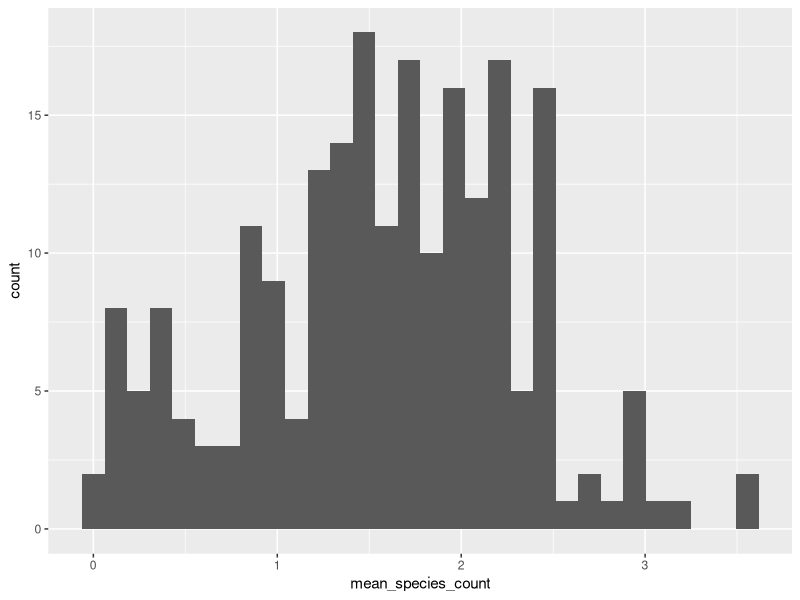
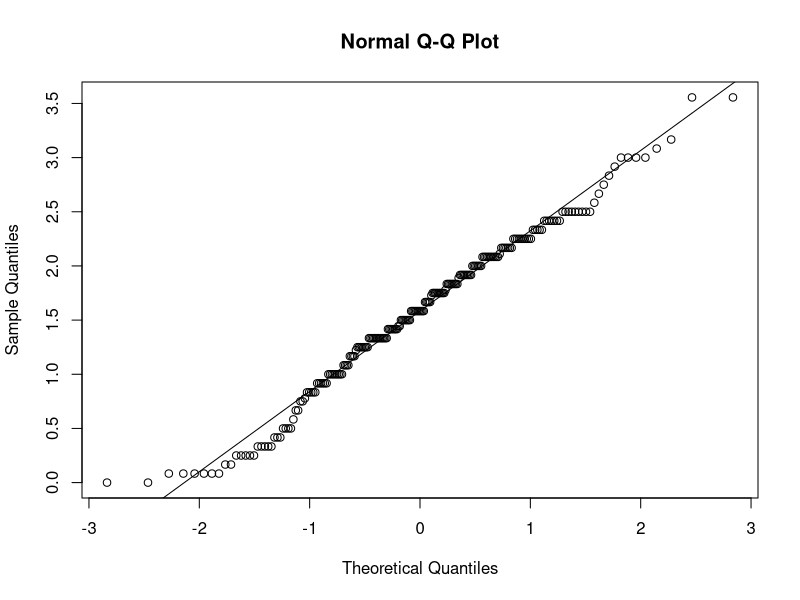
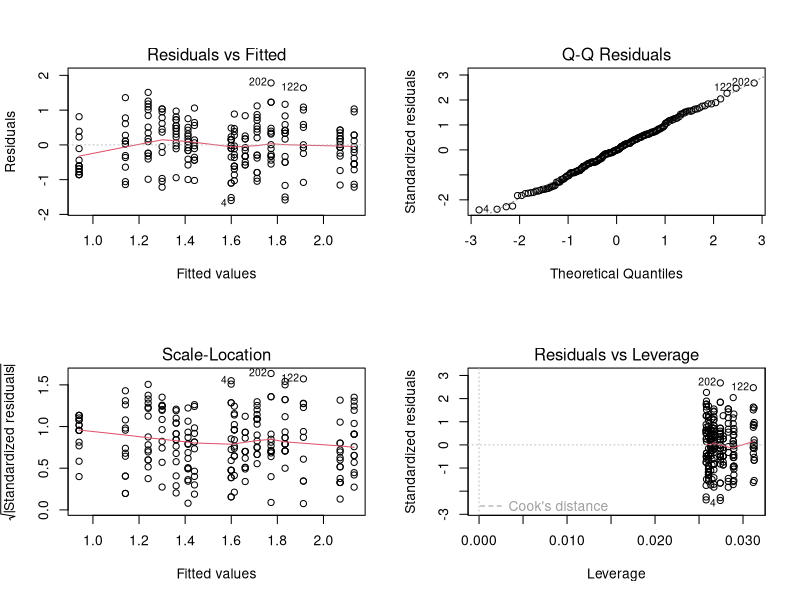
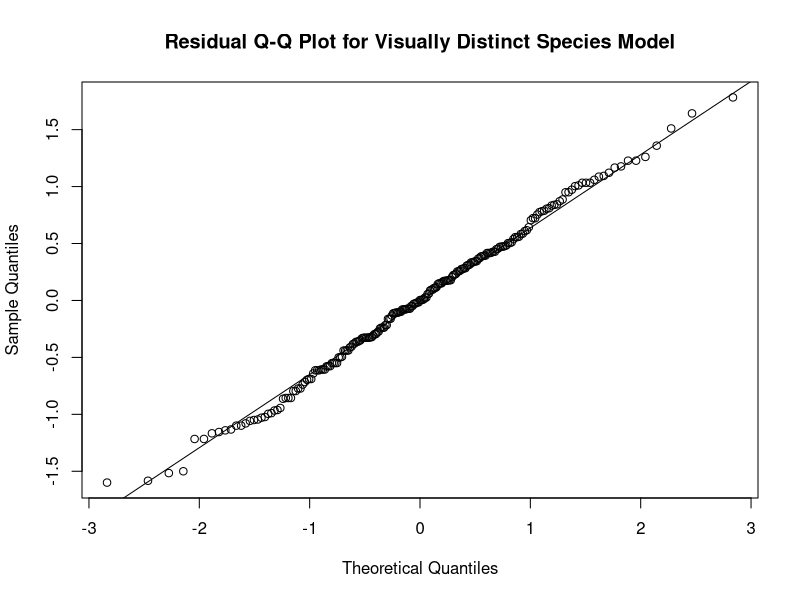
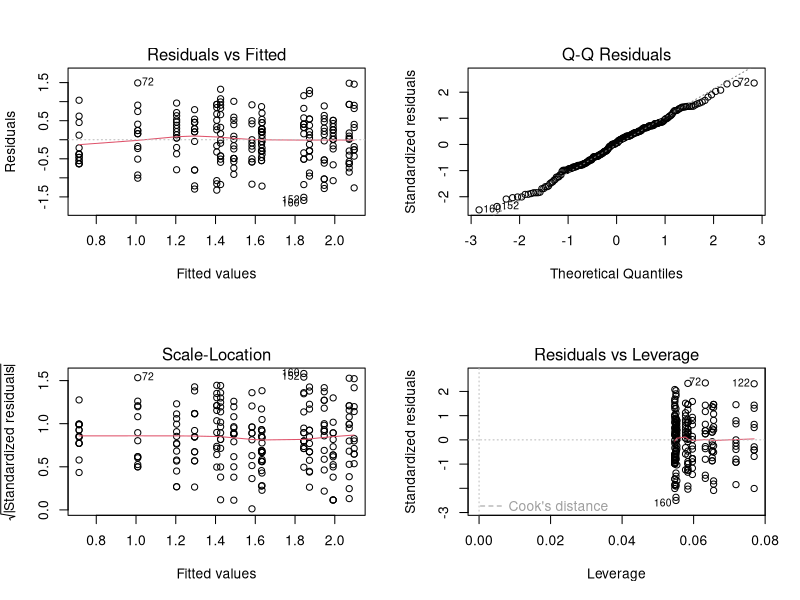
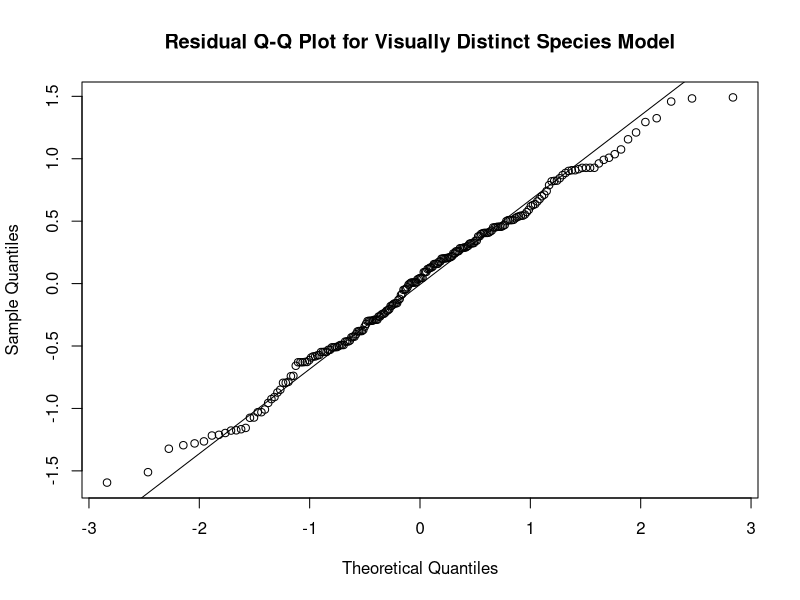
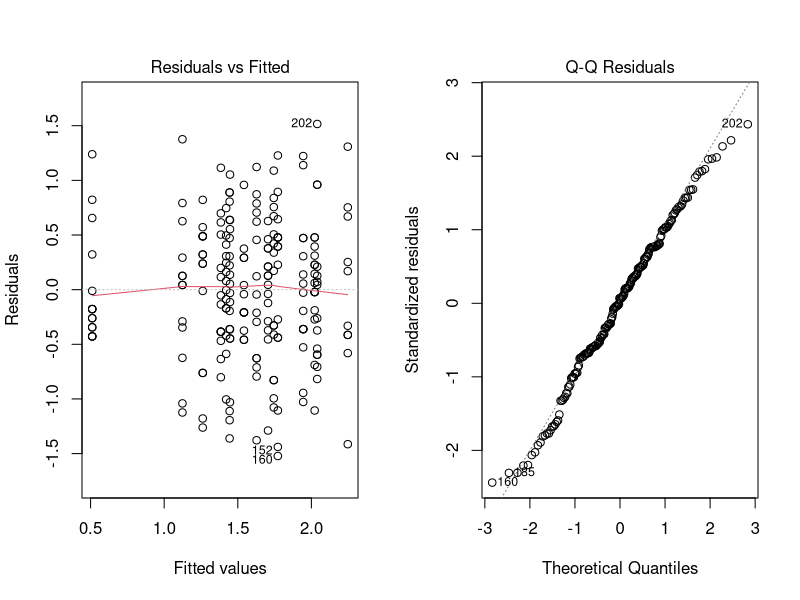
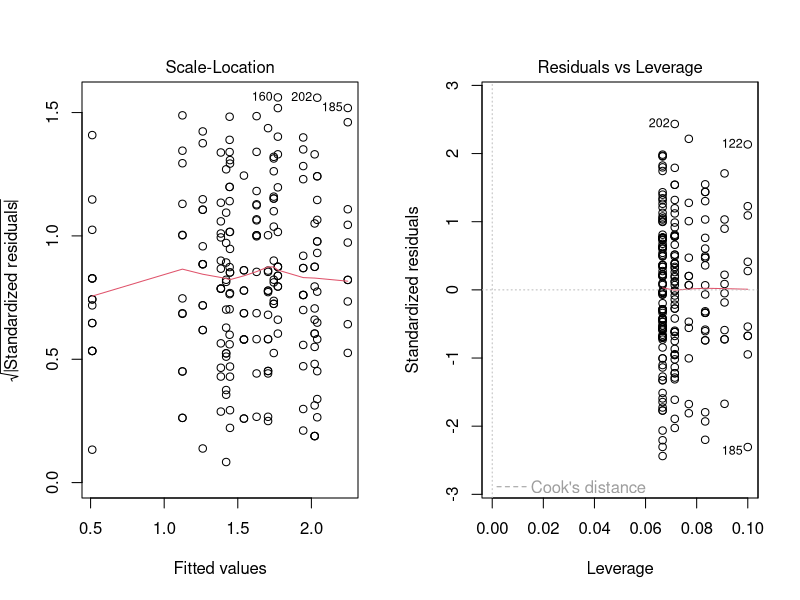

Reproduce these figures in R, in order.
library(tidyverse)
data <- read.csv("final_data.csv")
#Histogram - roughly normal
ggplot(data, aes(x=mean_species_count)) +
  geom_histogram()
qqnorm(data$mean_species_count)
qqline(data$mean_species_count)

#factors
data$neighbourhood_name <- as.factor(data$neighbourhood_name)
data$GENUS_NAME <- as.factor(data$GENUS_NAME)
data$Road <- as.factor(data$Road)

#Let's just do an additive fixed-effect anova - variables are Road, Genus_name, and neighbourhood_name
species_linear_model_add <- lm(mean_species_count~neighbourhood_name+GENUS_NAME+Road, data = data)
anova(species_linear_model_add)
summary(species_linear_model_add)

par(mfrow=c(2,2))
plot(species_linear_model_add)
par(mfrow=c(1,1))
qqnorm(residuals(species_linear_model_add), main = "Residual Q-Q Plot for Visually Distinct Species Model")
qqline(residuals(species_linear_model_add))
#let's do an interaction model - better model
species_linear_model_inter <- lm(mean_species_count~neighbourhood_name+GENUS_NAME+Road+Road:neighbourhood_name+Road:GENUS_NAME+neighbourhood_name:GENUS_NAME, data = data)
anova(species_linear_model_inter)
par(mfrow=c(2,2))
plot(species_linear_model_inter)
anova(species_linear_model_add, species_linear_model_inter)
par(mfrow=c(1,1))
qqnorm(residuals(species_linear_model_inter), main = "Residual Q-Q Plot for Visually Distinct Species Model")
qqline(residuals(species_linear_model_inter))
summary(species_linear_model_inter)
#Final model
species_lm_full_inter <- lm(mean_species_count~neighbourhood_name*GENUS_NAME*Road, data = data)
anova(species_lm_full_inter)
par(mfrow=c(1,2))
plot(species_lm_full_inter)
par(mfrow=c(1,1))
qqnorm(residuals(species_lm_full_inter), main = "Residual Q-Q Plot for Visually Distinct Species Model")
qqline(residuals(species_lm_full_inter))
summary(species_lm_full_inter)


## Plots
###### NEED TO UPDATE COLOURS
road_neighbourhood_plot <- ggplot(data, aes(x=Road, y=mean_species_count, fill = Road)) +
  stat_summary(fun = mean, geom = "bar") +
  stat_summary(fun.data = "mean_se", geom = "errorbar", width = 0.2) +
  facet_wrap(~NEIGHBOURHOOD_NAME) +
  labs(x="Road Type",
       y="Mean Species Count Per Quadrat",
       fill = "Road Traffic Level") +
  theme_bw() +
  theme(legend.position = c(0.2,0.85),
        legend.background = element_rect(colour = "black", fill = "white", size = 0.5))
road_neighbourhood_plot
ggsave("Figures/road_neighbourhood_diversity.jpg", road_neighbourhood_plot, width = 5.5,
       height = 5.5)

### Want a paired bar graph (road and genus)
road_genus_plot <- ggplot(data, aes(x=GENUS_NAME, y=mean_species_count, fill = Road)) +
  stat_summary(fun = mean, geom = "bar", position = "dodge") +
  stat_summary(fun.data = "mean_se", geom = "errorbar", position = position_dodge(width =0.9), width = 0.2) +
  labs(x="Tree Genus",
       y="Mean Species Count Per Quadrat",
       fill = "Road Traffic Level") +
  theme_bw()
road_genus_plot
ggsave("Figures/road_genus_diversity.jpg", road_genus_plot, width = 8,
       height = 5.5)


#### Mean differences
data %>% 
  group_by(neighbourhood_name) %>% 
  summarize(mean = mean(mean_species_count, na.rm = TRUE))

####Inspect sample sizes
data %>% 
  filter(road_side != "removal") %>% 
  group_by(NEIGHBOURHOOD_NAME, GENUS_NAME, Road) %>% 
  summarize(count = n())
